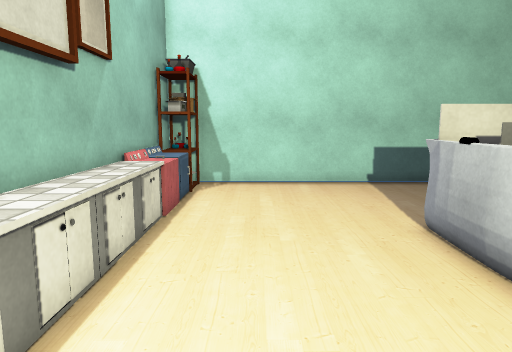
View 1 (above)

14 first-person views from a walk through a 3-D level made in the Unity game engine. The camera is 1.4 m above the floor, tilts 8° down and sees 70° across. The floor is counted in squares, 0.5 m on a side. Each view is taken from the middle of a square. On the plan, view 1 faces up. The plan holds only what a view shows up to about 20 squares ahead; the rest is blank. The place goes on beyond the plan. Some surface patterns are stand-ins.

View 2
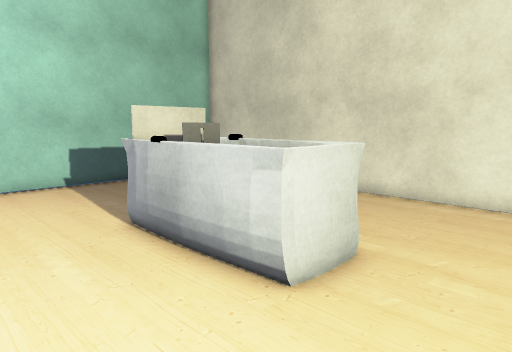

View 3
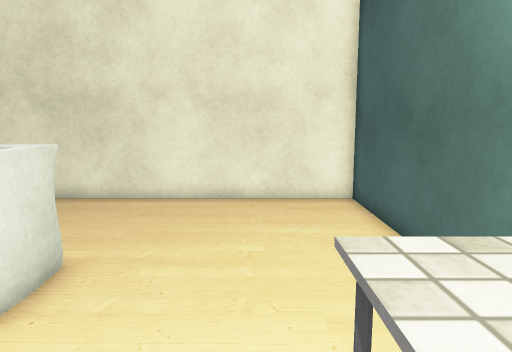

View 4
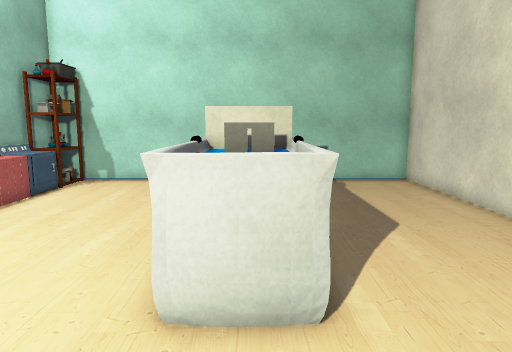

View 5
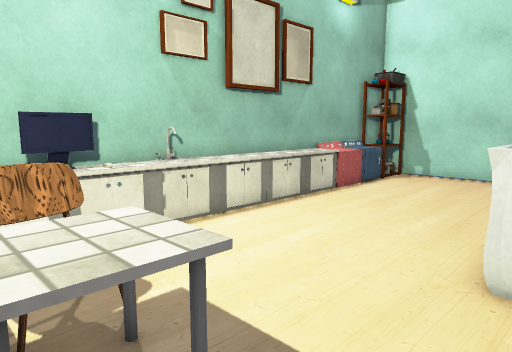

View 6
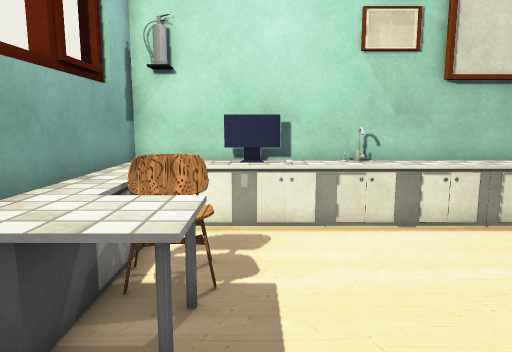

View 7
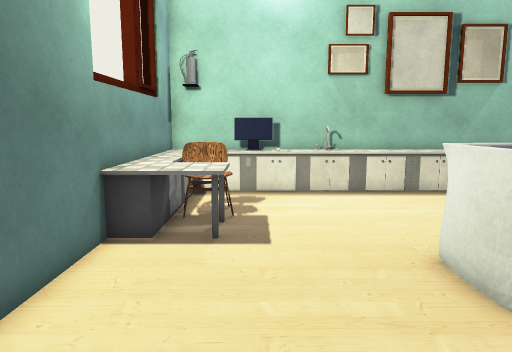

View 8
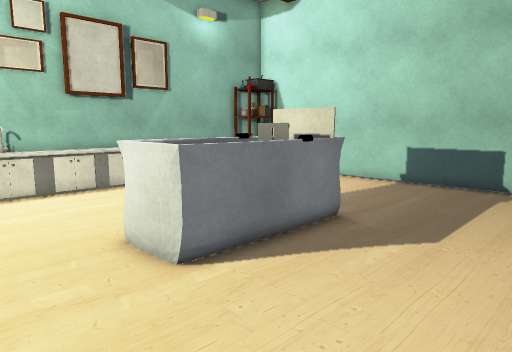

View 9
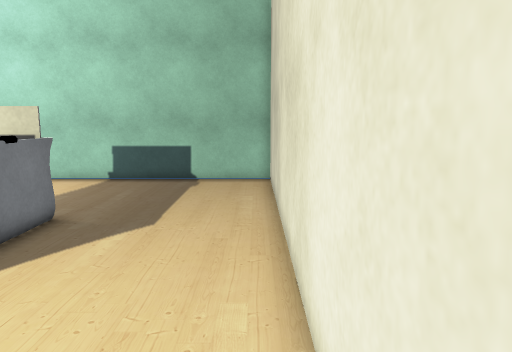

View 10
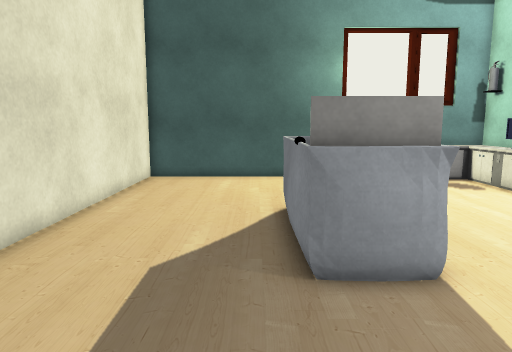

View 11
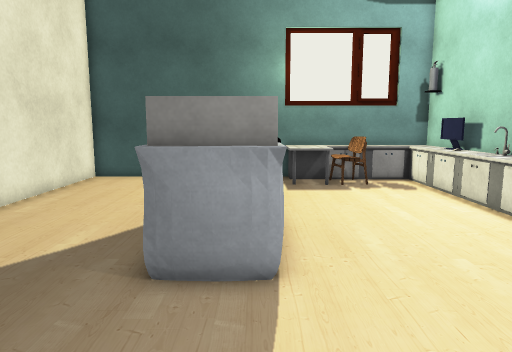

View 12
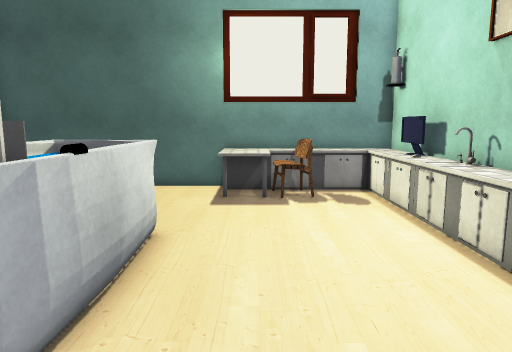

View 13
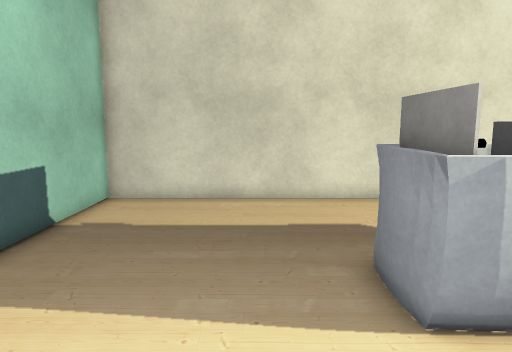

View 14
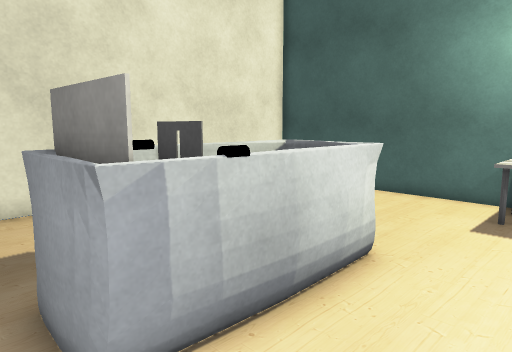

### Floor plan
Key: @ floor where view 1 was taken; # wall or solid block; . floor; S shelf; C cabinet; M machine; P computer; H chair; O other object.
Columns run from 4 left of view 1 to 14 right of it. Each row starts with its distance up from view 1.
 18 ###################
 17 #S................#
 16 #S................#
 15 #S................#
 14 #C................#
 13 #C................#
 12 #M................#
 11 #M................#
 10 CC.......OOO......#
  9 CC......OOOO......#
  8 CC......OOOO......#
  7 CC......OO O......#
  6 OC......OO O......#
  5 OO......OO O......#
  4 OO......OOOO......#
  3 OO................#
  2 #C................#
  1 CP................#
  0 PC..@.............#
 -1 CC..HHCC..........#
 -2 CCCCHHCC..........#
 -3 CCCCCCCC .........#
 -4 ###################

Positions as (right, up) in squares from view 1, and headings:
1: (0, 0), facing up
2: (0, 0), facing up-right
3: (0, 0), facing right
4: (6, -1), facing up
5: (6, -3), facing up-left
6: (7, 0), facing left
7: (12, 0), facing left
8: (13, 0), facing up-left
9: (13, -1), facing up
10: (8, 16), facing down
11: (5, 16), facing down
12: (2, 13), facing down
13: (0, 12), facing right
14: (1, 11), facing down-right
